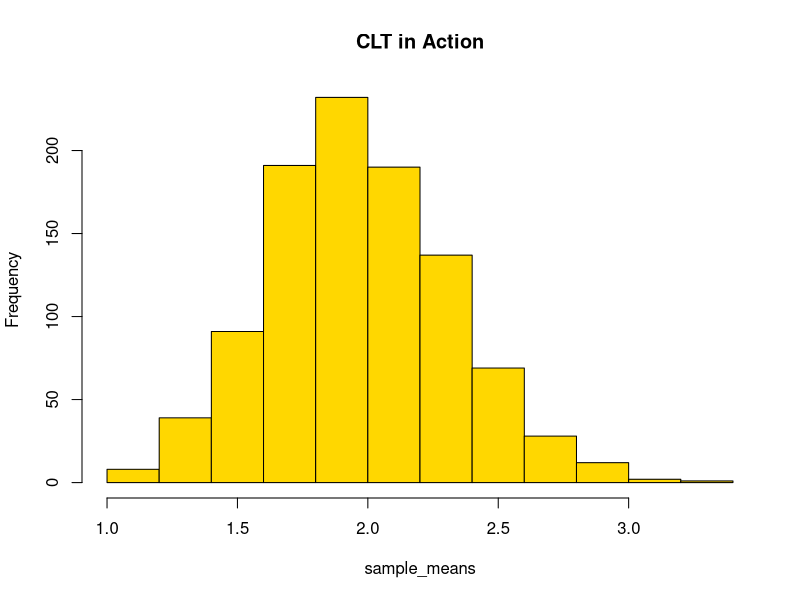

The R script that drew this image:
# =========================================================================
# Title: R Statistics Bootcamp - Core Concepts
# Author: Daniil Gerasimov
# =========================================================================

# --- Day 5: Probability & Normal Distribution ---
# Simulating a biological trait (e.g., plant heights)
set.seed(123)
heights <- rnorm(1000, mean = 150, sd = 20)
# Probability of finding a plant taller than 180cm
prob_tall <- 1 - pnorm(180, mean = 150, sd = 20)

# --- Day 6: Central Limit Theorem (CLT) ---
# Proving that sample means distribute normally
population <- rchisq(10000, df = 2) # Skewed population
sample_means <- replicate(1000, mean(sample(population, 30)))
hist(sample_means, main="CLT in Action", col="gold")

# --- Day 8: ANOVA & Post-hoc Testing ---
# Comparing growth across 3+ treatment groups
# model <- aov(Height ~ Treatment, data = plant_df)
# summary(model)
# TukeyHSD(model)

# --- Day 9: Linear Regression ---
# Predicting Yield based on Biomass
# model_yield <- lm(Yield_g ~ Biomass_g, data = plant_df)
# summary(model_yield)
